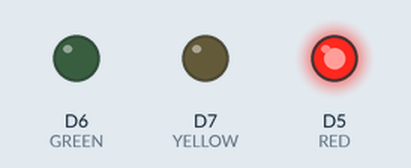
A sketch run on a simulated ESP8266 (NodeMCU). Shown: output pins drawn as LEDs (lit = HIGH).

Above: at 1.0 s.
At 3.0 s:
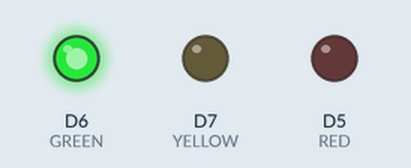
At 4.5 s:
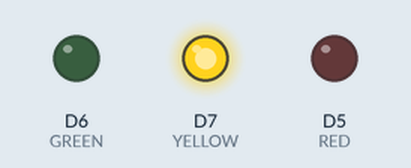
Timing chart, 0 to 6.5 s (numbered marks = the images above):
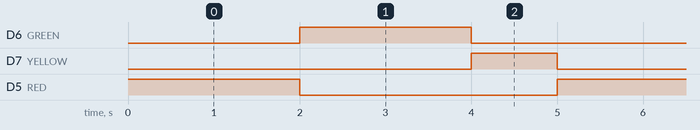

The sketch:

LED_project.ino
```cpp
#define RED D5
#define GREEN D6
#define YELLOW D7

void setup() {
  pinMode(RED, OUTPUT);
  pinMode(YELLOW, OUTPUT);
  pinMode(GREEN, OUTPUT);
}

void loop() {
  digitalWrite(RED, HIGH);       //turns the Red LED on
  digitalWrite(YELLOW, LOW);     //turns the Yellow LED off
  digitalWrite(GREEN, LOW);      //turns the Green LED off

  delay(2000);                   // Wait for 2000 milliseconds = 2 seconds

  digitalWrite(RED, LOW);        //turns the Red LED on
  digitalWrite(YELLOW, LOW);     //turns the Yellow LED off
  digitalWrite(GREEN, HIGH);     //turns the Green LED off

  delay(2000);                   // Wait for 2 seconds

  digitalWrite(RED, LOW);        //turns the Red LED on
  digitalWrite(YELLOW, HIGH);    //turns the Yellow LED off
  digitalWrite(GREEN, LOW);      //turns the Green LED off

  delay(1000);                   // Wait for 1 seconds
}
```

Measured:
- by itself, D6 (GREEN), D5 (RED): alternates HIGH for 2.0 s and LOW for 3.0 s
- by itself, D7 (YELLOW): alternates HIGH for 1.0 s and LOW for 4.0 s
- by itself, everything shown: repeats every 5.0 s, in 3 steps
